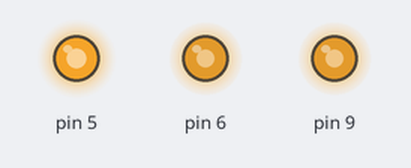
Simulated run of this sketch. Board: Arduino Uno, built with avr-gcc and run on an emulated ATmega328P. Shown: output pins drawn as LEDs (lit = HIGH). Random numbers use the default seed unless the sketch sets one.

Above: at 0.37 s.
At 7.48 s:
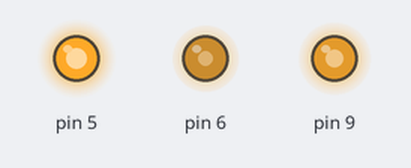
At 10.59 s:
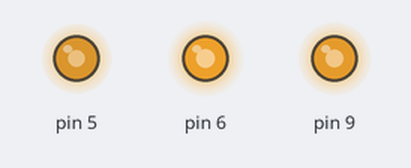
At 21.12 s:
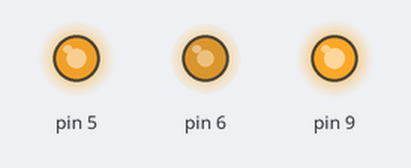
At 28.18 s:
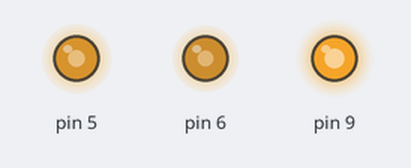
At 39.32 s:
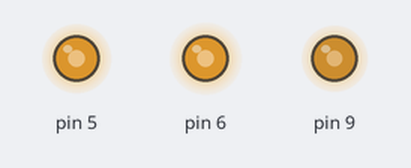
Timing chart, 0 to 40.0 s (numbered marks = the images above):
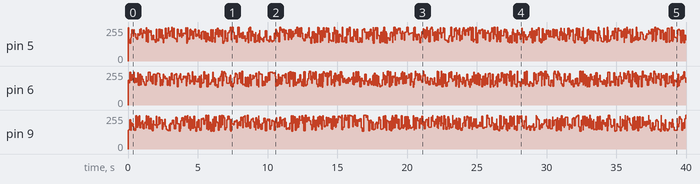

The sketch:

flicker.ino
```cpp
void setup() {
  pinMode(9, OUTPUT);
  pinMode(6, OUTPUT);
  pinMode(5, OUTPUT);
}

void loop() {
  analogWrite(9, random(120)+135);
  analogWrite(6, random(120)+135);
  analogWrite(5, random(120)+135);
  delay(random(100));
}
```
